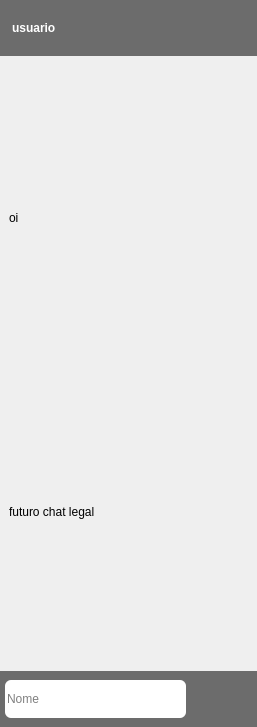
                <widget class="QWidget" name="widget_23" native="true">
                 <layout class="QVBoxLayout" name="verticalLayout_29">
                  <property name="spacing">
                   <number>0</number>
                  </property>
                  <property name="leftMargin">
                   <number>0</number>
                  </property>
                  <property name="topMargin">
                   <number>0</number>
                  </property>
                  <property name="rightMargin">
                   <number>0</number>
                  </property>
                  <property name="bottomMargin">
                   <number>0</number>
                  </property>
                  <item>
                   <widget class="QWidget" name="cabecario_contato" native="true">
                    <property name="sizePolicy">
                     <sizepolicy hsizetype="Expanding" vsizetype="Expanding">
                      <horstretch>0</horstretch>
                      <verstretch>0</verstretch>
                     </sizepolicy>
                    </property>
                    <property name="minimumSize">
                     <size>
                      <width>100</width>
                      <height>56</height>
                     </size>
                    </property>
                    <property name="maximumSize">
                     <size>
                      <width>16777215</width>
                      <height>56</height>
                     </size>
                    </property>
                    <property name="sizeIncrement">
                     <size>
                      <width>100</width>
                      <height>0</height>
                     </size>
                    </property>
                    <property name="styleSheet">
                     <string notr="true">QPushButton{
 background-color: rgb(91, 91, 91);
}
QWidget{

border: 2px solid #6c6c6c;
}
QWidget{
background-color: rgb(108, 108, 108);

}</string>
                    </property>
                    <layout class="QHBoxLayout" name="horizontalLayout_49">
                     <property name="spacing">
                      <number>0</number>
                     </property>
                     <property name="leftMargin">
                      <number>0</number>
                     </property>
                     <property name="topMargin">
                      <number>0</number>
                     </property>
                     <property name="rightMargin">
                      <number>0</number>
                     </property>
                     <property name="bottomMargin">
                      <number>0</number>
                     </property>
                     <item>
                      <widget class="QWidget" name="cabecario_contato_2" native="true">
                       <property name="styleSheet">
                        <string notr="true">
QPushButton {

	font: 75 10pt &quot;Inter 18pt&quot;;
	font-weight: bold;
    background-color: #6c6c6c;
    color: white;
}
QPushButton:hover {
    background-color: #4a4a4a;
}</string>
                       </property>
                       <layout class="QHBoxLayout" name="horizontalLayout_6">
                        <property name="spacing">
                         <number>1</number>
                        </property>
                        <property name="leftMargin">
                         <number>0</number>
                        </property>
                        <property name="topMargin">
                         <number>0</number>
                        </property>
                        <property name="rightMargin">
                         <number>0</number>
                        </property>
                        <property name="bottomMargin">
                         <number>0</number>
                        </property>
                        <item>
                         <widget class="QPushButton" name="infos_contato">
                          <property name="sizePolicy">
                           <sizepolicy hsizetype="Expanding" vsizetype="Expanding">
                            <horstretch>0</horstretch>
                            <verstretch>0</verstretch>
                           </sizepolicy>
                          </property>
                          <property name="minimumSize">
                           <size>
                            <width>200</width>
                            <height>0</height>
                           </size>
                          </property>
                          <property name="cursor">
                           <cursorShape>PointingHandCursor</cursorShape>
                          </property>
                          <property name="styleSheet">
                           <string notr="true">text-align: left;
padding: 10px;</string>
                          </property>
                          <property name="text">
                           <string>usuario</string>
                          </property>
                          <property name="icon">
                           <iconset resource="../imagens/imgs.qrc">
                            <normaloff>:/imgs/logo_new_te.png</normaloff>:/imgs/logo_new_te.png</iconset>
                          </property>
                          <property name="iconSize">
                           <size>
                            <width>42</width>
                            <height>42</height>
                           </size>
                          </property>
                          <property name="shortcut">
                           <string/>
                          </property>
                          <property name="checkable">
                           <bool>true</bool>
                          </property>
                         </widget>
                        </item>
                        <item>
                         <widget class="QPushButton" name="config_conversa">
                          <property name="sizePolicy">
                           <sizepolicy hsizetype="Fixed" vsizetype="Fixed">
                            <horstretch>0</horstretch>
                            <verstretch>0</verstretch>
                           </sizepolicy>
                          </property>
                          <property name="minimumSize">
                           <size>
                            <width>56</width>
                            <height>56</height>
                           </size>
                          </property>
                          <property name="cursor">
                           <cursorShape>PointingHandCursor</cursorShape>
                          </property>
                          <property name="text">
                           <string/>
                          </property>
                          <property name="icon">
                           <iconset resource="../imagens/imgs.qrc">
                            <normaloff>:/imgs/more (1).png</normaloff>:/imgs/more (1).png</iconset>
                          </property>
                          <property name="iconSize">
                           <size>
                            <width>25</width>
                            <height>25</height>
                           </size>
                          </property>
                         </widget>
                        </item>
                       </layout>
                      </widget>
                     </item>
                    </layout>
                   </widget>
                  </item>
                  <item>
                   <widget class="QWidget" name="widget_22" native="true">
                    <layout class="QVBoxLayout" name="verticalLayout_27">
                     <property name="leftMargin">
                      <number>0</number>
                     </property>
                     <property name="rightMargin">
                      <number>0</number>
                     </property>
                     <property name="bottomMargin">
                      <number>0</number>
                     </property>
                     <item>
                      <widget class="QWidget" name="local_chat" native="true">
                       <property name="sizePolicy">
                        <sizepolicy hsizetype="Expanding" vsizetype="Preferred">
                         <horstretch>0</horstretch>
                         <verstretch>0</verstretch>
                        </sizepolicy>
                       </property>
                       <property name="minimumSize">
                        <size>
                         <width>0</width>
                         <height>600</height>
                        </size>
                       </property>
                       <layout class="QVBoxLayout" name="verticalLayout_49">
                        <item>
                         <widget class="QLabel" name="podeapagar_2">
                          <property name="text">
                           <string>oi</string>
                          </property>
                         </widget>
                        </item>
                        <item>
                         <widget class="QLabel" name="podeapagar">
                          <property name="text">
                           <string>futuro chat legal</string>
                          </property>
                         </widget>
                        </item>
                       </layout>
                      </widget>
                     </item>
                     <item>
                      <widget class="QWidget" name="campo_escrever_mensagem_2" native="true">
                       <property name="sizePolicy">
                        <sizepolicy hsizetype="Expanding" vsizetype="Expanding">
                         <horstretch>0</horstretch>
                         <verstretch>0</verstretch>
                        </sizepolicy>
                       </property>
                       <property name="minimumSize">
                        <size>
                         <width>100</width>
                         <height>56</height>
                        </size>
                       </property>
                       <property name="maximumSize">
                        <size>
                         <width>16777215</width>
                         <height>56</height>
                        </size>
                       </property>
                       <property name="sizeIncrement">
                        <size>
                         <width>100</width>
                         <height>0</height>
                        </size>
                       </property>
                       <property name="styleSheet">
                        <string notr="true">QPushButton{
 background-color: rgb(91, 91, 91);
}
QWidget{

border: 2px solid #6c6c6c;
}
QWidget{
background-color: rgb(108, 108, 108);

}</string>
                       </property>
                       <layout class="QHBoxLayout" name="horizontalLayout_50">
                        <property name="spacing">
                         <number>0</number>
                        </property>
                        <property name="leftMargin">
                         <number>0</number>
                        </property>
                        <property name="topMargin">
                         <number>0</number>
                        </property>
                        <property name="rightMargin">
                         <number>0</number>
                        </property>
                        <property name="bottomMargin">
                         <number>0</number>
                        </property>
                        <item alignment="Qt::AlignVCenter">
                         <widget class="QWidget" name="campo_escrever_mensagem" native="true">
                          <property name="styleSheet">
                           <string notr="true">
QLineEdit{
	color: rgb(0, 0, 0);
	background-color: rgb(255, 255, 255);
	max-height: 40px;   /* largura mínima */

    border-radius: 6px;
	border: none;
}
QPushButton:hover {
    background-color: #4a4a4a;
}</string>
                          </property>
                          <layout class="QHBoxLayout" name="horizontalLayout_8">
                           <property name="leftMargin">
                            <number>5</number>
                           </property>
                           <property name="topMargin">
                            <number>9</number>
                           </property>
                           <property name="bottomMargin">
                            <number>9</number>
                           </property>
                           <item>
                            <widget class="QLineEdit" name="lineEdit_mensagem">
                             <property name="sizePolicy">
                              <sizepolicy hsizetype="Preferred" vsizetype="Preferred">
                               <horstretch>0</horstretch>
                               <verstretch>0</verstretch>
                              </sizepolicy>
                             </property>
                             <property name="minimumSize">
                              <size>
                               <width>0</width>
                               <height>0</height>
                              </size>
                             </property>
                             <property name="maximumSize">
                              <size>
                               <width>16777215</width>
                               <height>40</height>
                              </size>
                             </property>
                             <property name="sizeIncrement">
                              <size>
                               <width>0</width>
                               <height>0</height>
                              </size>
                             </property>
                             <property name="placeholderText">
                              <string>Nome</string>
                             </property>
                            </widget>
                           </item>
                           <item>
                            <widget class="QPushButton" name="btn_enviar">
                             <property name="sizePolicy">
                              <sizepolicy hsizetype="Fixed" vsizetype="Expanding">
                               <horstretch>0</horstretch>
                               <verstretch>0</verstretch>
                              </sizepolicy>
                             </property>
                             <property name="minimumSize">
                              <size>
                               <width>56</width>
                               <height>40</height>
                              </size>
                             </property>
                             <property name="cursor">
                              <cursorShape>PointingHandCursor</cursorShape>
                             </property>
                             <property name="text">
                              <string/>
                             </property>
                             <property name="icon">
                              <iconset resource="../imagens/imgs.qrc">
                               <normaloff>:/imgs/send (1).png</normaloff>:/imgs/send (1).png</iconset>
                             </property>
                             <property name="iconSize">
                              <size>
                               <width>25</width>
                               <height>25</height>
                              </size>
                             </property>
                             <property name="shortcut">
                              <string>Return</string>
                             </property>
                            </widget>
                           </item>
                          </layout>
                         </widget>
                        </item>
                       </layout>
                      </widget>
                     </item>
                    </layout>
                   </widget>
                  </item>
                 </layout>
                </widget>
